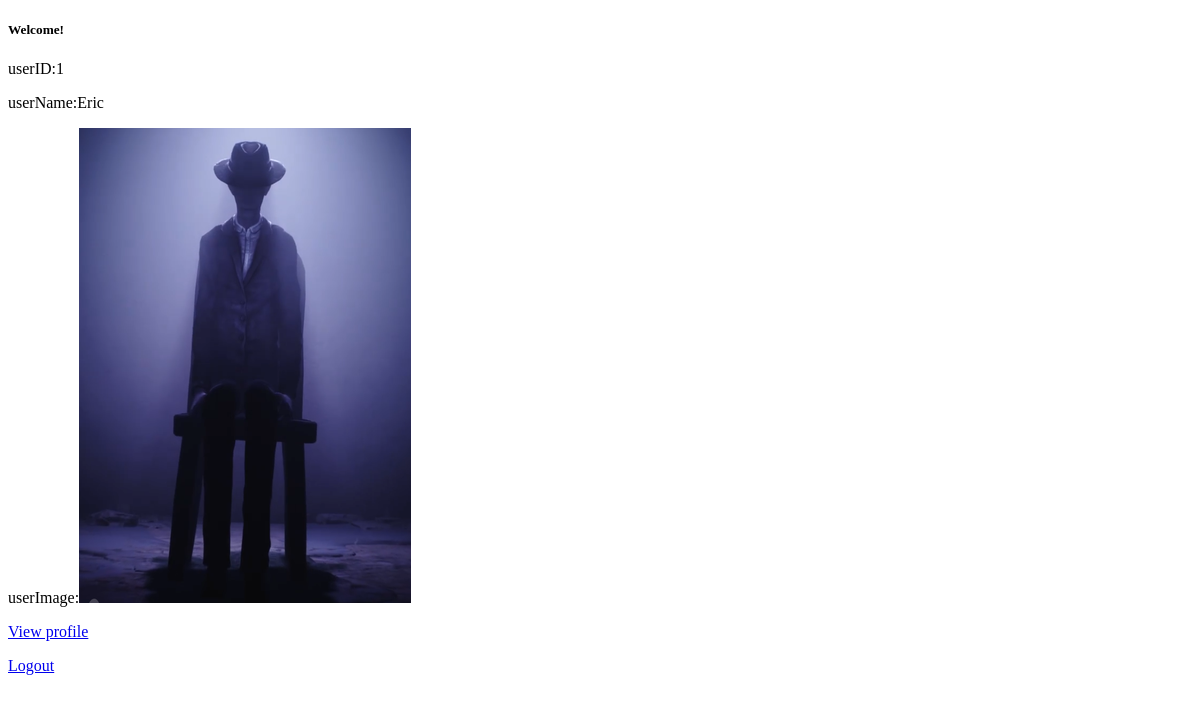
Page /welcome/ (signed in) on the earlier database version.
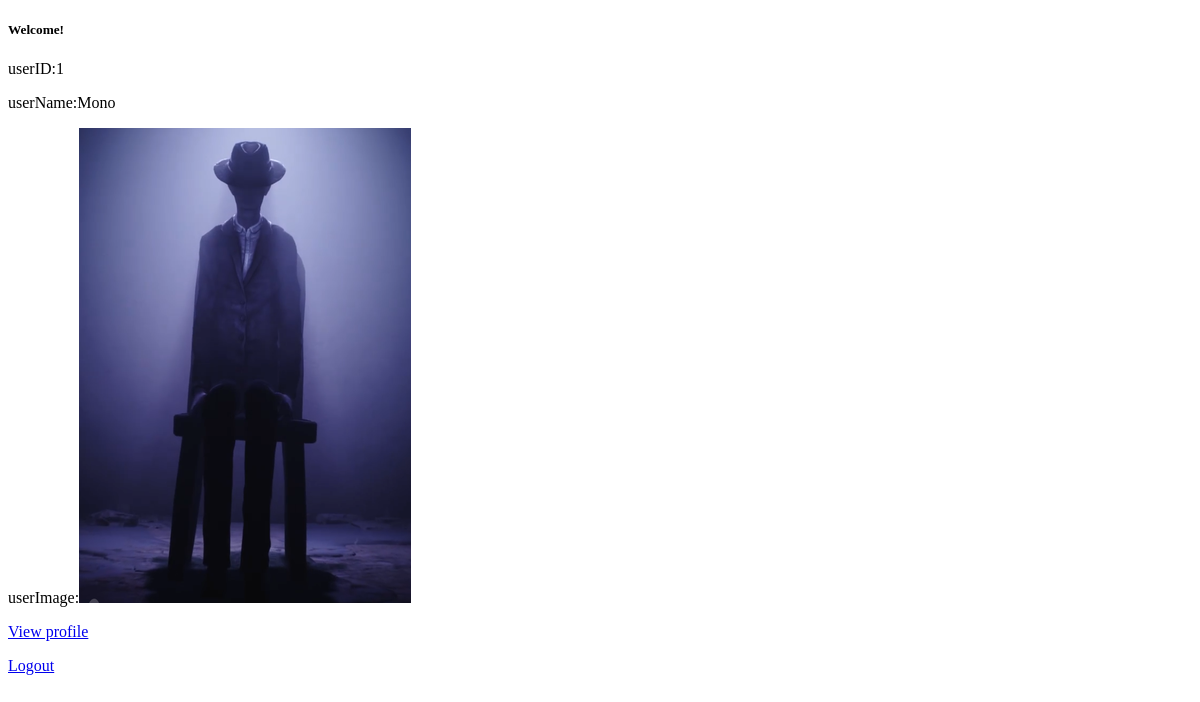
Same page on the later database version.
### USFP/models.py (models this page shows, shortened)
class CommonUser(models.Model):
    commonUserID = models.AutoField(primary_key=True, )
    commonUserName = models.CharField(max_length=20, null=False, blank=False)
    commonUserEmail = models.EmailField(null=True, blank=True)
    commonUserImage = models.ImageField(upload_to="userImage", null=False, blank=False)
    commonUserPassword = models.CharField(max_length=20, null=False, blank=False)
    isDelete = models.BooleanField(blank=False, null=False, default=False)
    deleteDate = models.DateTimeField(blank=True, null=True)
    area = models.ForeignKey(Area, on_delete=models.CASCADE, null=False, blank=False,
                             related_name="CommonUser")
    object = ReDefinedManager()
    objects = models.Manager()
    class Meta:
        db_table = 'CommonUser'

### GroupProject/views.py (the view)
# urls.py: url(r'^welcome/$', views.welcome, name='welcome'),
def welcome(request, logout=0):
    if (logout):
        request.session.clear()
        return render(request, 'View/welcome.html')
    try:
        user = CommonUser.object.get(commonUserID=request.session['commonUserID'])
        try:
            if user.VerifiedUser.isAdmin:
                return render(request, 'View/welcome.html', {'user': user,'isAdmin':True})
        except:
            return render(request, 'View/welcome.html', {'user': user, 'isAdmin': False})
    except KeyError as e:
        return render(request, 'View/welcome.html',{'user.commonUserID':0})

### USFP/models.py (called while the page is built)
    def get_queryset(self):
        return models.Manager.get_queryset(self).filter(isDelete=False)

### templates/View/welcome.html (shortened to what this page needs)
<!DOCTYPE html>
<html lang="en">
<head>
    <link rel="stylesheet" type="text/css" href="/static/View/welcome.css">
</head>
<body>
<h5>Welcome!</h5>
{% if user.commonUserID %}
    <p>userID:{{ user.commonUserID }}</p>
    <p>userName:{{ user.commonUserName }}</p>
    <p>userImage:<img src="/media/{{ user.commonUserImage }}"/></p>
    {% if isAdmin %}
        <p>
            <a href="{% url 'USFP:adminInfor' %}">View profile</a>
        </p>
    {% else %}
        <p>
            <a href="{% url 'USFP:userInfor' %}">View profile</a>
        </p>
    {% endif %}
        <p><a href="{% url 'welcome' 1 %}">Logout</a></p>
{% else %}
    <br><a href="{% url 'USFP:login' 0 %}">Login</a>
    <a href="/USFP/register/">Register</a>
{% endif %}
</body>
</html>

Differences in the rows shown:
changed CommonUser id 1: commonUserName "Eric" → "Mono"
